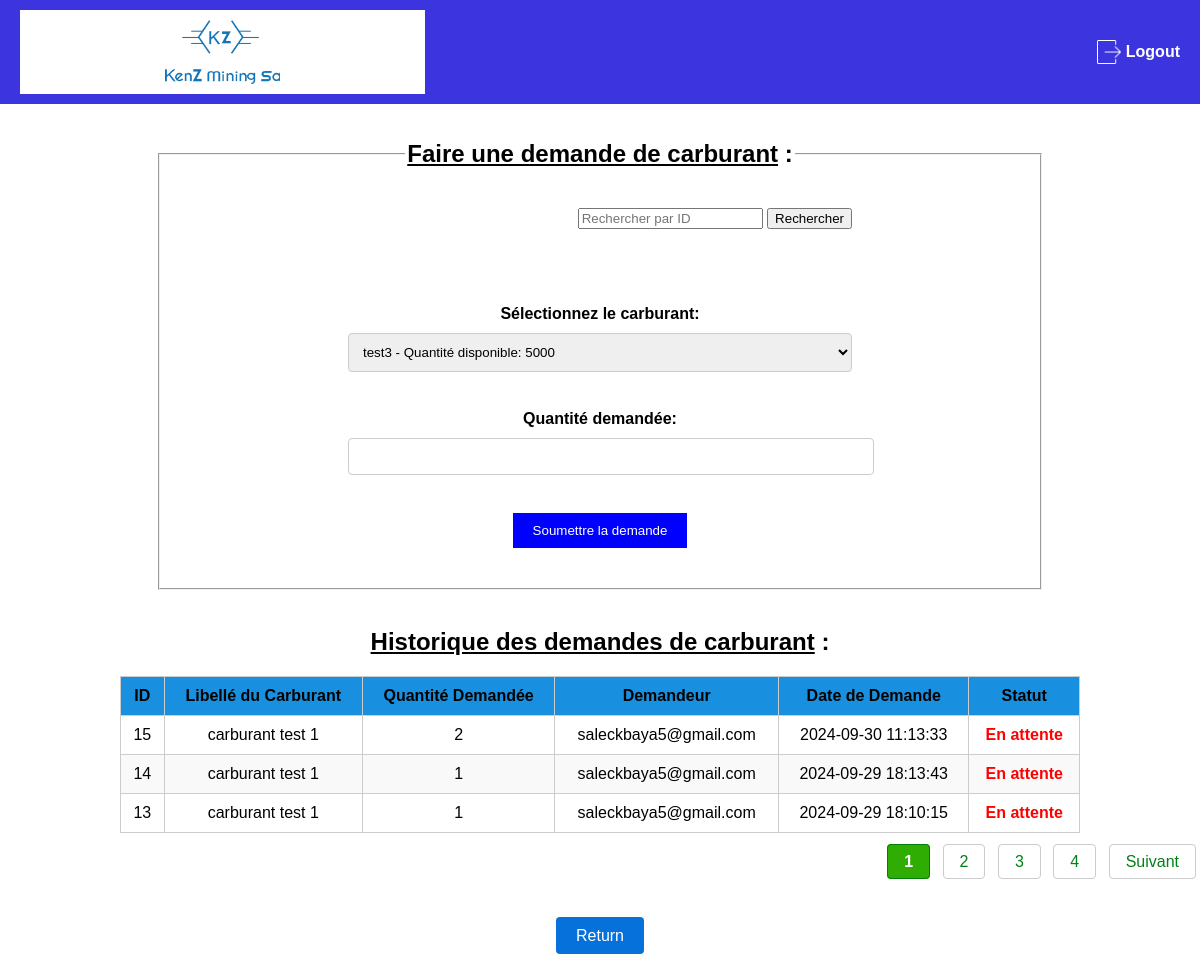
The app's page /Formulaires/formulaires_Expression_besoins_carburant.php (signed in) with its own data.
### tables this page shows
CREATE TABLE IF NOT EXISTS `demande_carburant` (
  `id` int NOT NULL AUTO_INCREMENT,
  `carburant_id` int NOT NULL,
  `quantite_demande` int NOT NULL,
  `demandeur` varchar(255) NOT NULL,
  `date_demande` datetime NOT NULL DEFAULT CURRENT_TIMESTAMP,
  `status` varchar(50) NOT NULL DEFAULT 'En attente',
  PRIMARY KEY (`id`),
  KEY `carburant_id` (`carburant_id`)
);

CREATE TABLE IF NOT EXISTS `carburant` (
  `id` int NOT NULL AUTO_INCREMENT,
  `categorie` varchar(50) DEFAULT 'CARBURANT',
  `libelle` varchar(255) NOT NULL,
  `piece` blob,
  `prix` decimal(10,2) NOT NULL,
  `beneficiaire` varchar(255) NOT NULL,
  `quantite` int NOT NULL,
  `n_stock` varchar(50) NOT NULL,
  `validated` tinyint(1) NOT NULL DEFAULT '0',
  `Objet` varchar(255) NOT NULL,
  `Total` decimal(10,2) NOT NULL,
  PRIMARY KEY (`id`)
);

### Formulaires/formulaires_Expression_besoins_carburant.php (the view, shortened to what this page needs)
<?php
include '../serv_projet1.php';
$search = "";
?>
<!DOCTYPE html>
<html lang="fr">
<head>
    <link rel="stylesheet" type="text/css" href="../css/styles_formulaires_expresion_besoins_carburant.css">
    <header>
        <nav>
            <div class="logo-container">
                <img src="../img/LOGO.png" alt="Logo de Kenz Mining SA" class="logo-image">
            </div>
            <a href="../logout.php" class="logout-link">
                <div class="logout">
                    <img src="../img/icon_logout.png" alt="icon_logout" class="logout">
                    <p>Logout</p>
                </div>
            </a>
        </nav>
    </header>
</head>
<body><br><br>
    <fieldset>
        <legend><u><b>Faire une demande de carburant</b></u> :</legend>
            <form method="POST" action="">
                <div style="text-align: right;">
                    <input type="text" name="search" placeholder="Rechercher par ID" value="<?php echo htmlspecialchars($search ?? ''); ?>">
                    <button type="submit">Rechercher</button>
                </div>
            </form>
            <br><br>
            <form action="formulaires_Expression_besoins_carburant.php" method="post">
                <label for="carburant_id">Sélectionnez le carburant:</label>
                <select id="carburant_id" name="carburant_id" required>
                    <?php
                    $sql = "SELECT id, libelle, quantite FROM carburant";
                    $result = $conn->query($sql);
                    if ($result->num_rows > 0) {
                        while($row = $result->fetch_assoc()) {
                            echo "<option value='" . $row['id'] . "'>" . htmlspecialchars($row['libelle']) . " - Quantité disponible: " . $row['quantite'] . "</option>";
                        }
                    } else {
                        echo "<option value=''>Aucun carburant disponible</option>";
                    }
                    ?>
                </select><br><br>
                <label for="quantite_demande">Quantité demandée:</label>
                <input type="number" id="quantite_demande" name="quantite_demande" required><br><br>
                <div class="submit-container">
                    <button type="submit">Soumettre la demande</button>
                </div>
            </form>
    </fieldset><br>
    <h2><u><b>Historique des demandes de carburant</u></b> :</h2>
    <?php
    $results_per_page = 3;
    $sql_count = "SELECT COUNT(*) AS total FROM demande_carburant";
    $result_count = $conn->query($sql_count);
    $row_count = $result_count->fetch_assoc();
    $total_results = $row_count['total'];
    $total_pages = ceil($total_results / $results_per_page);
    $page = isset($_GET['page']) && is_numeric($_GET['page']) ? (int)$_GET['page'] : 1;
    $offset = ($page - 1) * $results_per_page;
    if (!empty($search)) {
        $sql = "SELECT dc.id, c.libelle, dc.quantite_demande, dc.demandeur, dc.date_demande, dc.status
                FROM demande_carburant dc
                JOIN carburant c ON dc.carburant_id = c.id
                WHERE dc.id = ? OR c.libelle LIKE ?
                ORDER BY dc.date_demande DESC";
        $stmt = $conn->prepare($sql);
        $like_search = "%" . $search . "%";
        $stmt->bind_param('is', $search, $like_search);
        $stmt->execute();
        $result = $stmt->get_result();
    } else {
        $sql = "SELECT dc.id, c.libelle, dc.quantite_demande, dc.demandeur, dc.date_demande, dc.status
                FROM demande_carburant dc
                JOIN carburant c ON dc.carburant_id = c.id
                ORDER BY dc.date_demande DESC
                LIMIT $results_per_page OFFSET $offset";
        $result = $conn->query($sql);
    }
    ?>
    <table border="1">
        <thead>
            <tr>
                <th>ID</th>
                <th>Libellé du Carburant</th>
                <th>Quantité Demandée</th>
                <th>Demandeur</th>
                <th>Date de Demande</th>
                <th>Statut</th>
            </tr>
        </thead>
        <tbody>
            <?php
            if ($result->num_rows > 0) {
                while($row = $result->fetch_assoc()) {
                    echo "<tr>";
                    echo "<td>" . $row['id'] . "</td>";
                    echo "<td>" . htmlspecialchars($row['libelle']) . "</td>";
                    echo "<td>" . $row['quantite_demande'] . "</td>";
                    echo "<td>" . htmlspecialchars($row['demandeur']) . "</td>";
                    echo "<td>" . $row['date_demande'] . "</td>";
                    if ($row['status'] === 'Validée') {
                        echo "<td class='valide'>" . htmlspecialchars($row['status']) . "</td>";
                    } elseif ($row['status'] === 'En attente') {
                        echo "<td class='en-attente'>" . htmlspecialchars($row['status']) . "</td>";
                    } else {
                        echo "<td>" . htmlspecialchars($row['status']) . "</td>";
                    }
                    echo "</tr>";
                }
            }
            ?>
        </tbody>
    </table>
    <div class="pagination">
        <?php
        if ($total_pages > 1) {
            for ($i = 1; $i <= $total_pages; $i++) {
                if ($i == $page) {
                    echo '<strong>' . $i . '</strong> ';
                } else {
                    echo '<a href="formulaires_Expression_besoins_carburant.php?page=' . $i . '">' . $i . '</a> ';
                }
            }
            if ($page < $total_pages) {
                echo '<a href="formulaires_Expression_besoins_carburant.php?page=' . ($page + 1) . '">Suivant</a>';
            }
        }
        ?>
    </div><br><br>
    <div class="button-container">
        <a href="../Formulaires/Formulaires_MG.php" class="btn-blue">Return</a>
    </div>
</body>
</html>

### css/styles_formulaires_expresion_besoins_carburant.css (style rules this page uses)
body { font-family: Arial, sans-serif; margin: 0; padding: 0; background-color: #ffffff; }
header { background-color: #3c34de; color: #fff; padding: 10px 0; }
.logo-container { background-color: white; padding: 10px; display: flex; justify-content: center; align-items: center; }
.logo-image { max-width: 30%; height: auto; }
.logout-link { text-decoration: none; color: inherit; }
.logout img { width: 24px; height: 24px; margin-left: 5px; filter: brightness(0) invert(1); }
.logout { display: flex; align-items: center; gap: 5px; font-size: 16px; font-weight: bold; cursor: pointer; }
nav { display: flex; justify-content: space-between; align-items: center; padding: 0 20px; }
h1,h2 { text-align: center; }
table { width: 80%; margin: 20px auto; border-collapse: collapse; }
table, th, td { border: 1px solid #ccc; }
th, td { padding: 10px; text-align: center; }
th { background-color: #1990df; }
tr:nth-child(even) { background-color: #f9f9f9; }
form { width: 60%; margin: 0 auto; padding: 20px; background-color: white; border: none; }
label { display: block; margin-bottom: 10px; font-weight: bold; }
input[type="number"], select { width: 100%; padding: 10px; margin-bottom: 20px; border: 1px solid #ccc; border-radius: 4px; }
fieldset { width: 70%; margin: 0 auto; padding: 20px; text-align: center; }
legend { font-size: 24px; font-weight: bold; }
.pagination { text-align: right; margin-top: 20px; }
.pagination a { color: #008015; text-decoration: none; padding: 8px 16px; margin: 4px; border: 1px solid #ccc; border-radius: 4px; background-color: white; }
.pagination strong { padding: 8px 16px; margin: 4px; border: 1px solid #00800b; border-radius: 4px; background-color: #30ad03; color: white; }
.button-container { text-align: center; margin: 20px 0; }
.btn-blue { padding: 10px 20px; background-color: #0771db; color: white; text-decoration: none; border-radius: 4px; }
.en-attente { font-weight: bold; color: red; }
.submit-container button { background-color: blue; color: white; padding: 10px 20px; border: none; cursor: pointer; }

### records on screen
demande_carburant: id "15", carburant.libelle "carburant test 1", quantite_demande "2", demandeur "saleckbaya5@gmail.com", date_demande "2024-09-30 11:13:33", status "En attente"
demande_carburant: id "14", carburant.libelle "carburant test 1", quantite_demande "1", demandeur "saleckbaya5@gmail.com", date_demande "2024-09-29 18:13:43", status "En attente"
demande_carburant: id "13", carburant.libelle "carburant test 1", quantite_demande "1", demandeur "saleckbaya5@gmail.com", date_demande "2024-09-29 18:10:15", status "En attente"

### other values on screen
form field carburant_id "test3 - Quantité disponible: 5000"
